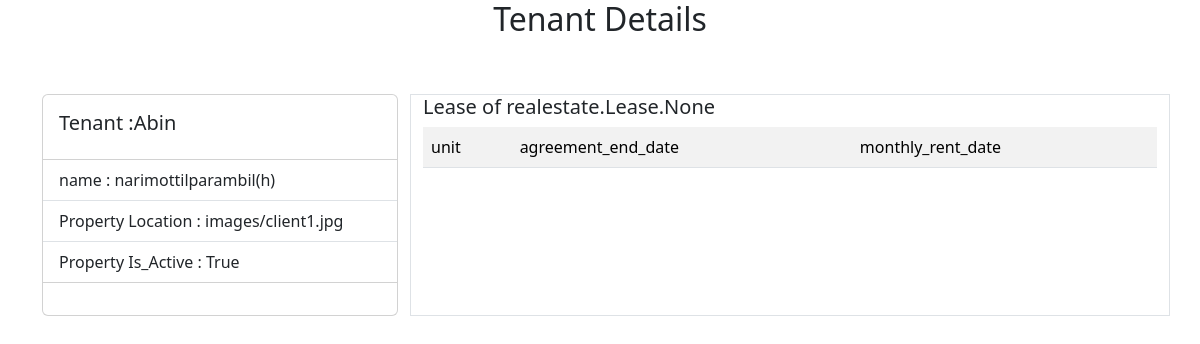
Page /tenant/1/ on the committed database.
### realestate/models.py (models this page shows, shortened)
class Tenant(models.Model):
    name = models.CharField(max_length=255)
    address = models.CharField(max_length=200)
    document_proofs =models.ImageField(upload_to="images")
    created_at=models.DateTimeField(auto_now_add=True)
    updated_at=models.DateTimeField(auto_now=True)
    is_active=models.BooleanField(default=True)

### realestate/views.py (the view)
# urls.py: path("tenant/<int:pk>/",views.TenantDetailView.as_view(),name="tenant-detail"),
class TenantDetailView(DetailView):
    template_name="tenant_detail.html"
    model=Tenant
    context_object_name="tenants"

### realestate/templates/tenant_detail.html (shortened to what this page needs)
<!DOCTYPE html>
<html lang="en">
<head>
    <link href="https://cdn.jsdelivr.net/npm/bootstrap@5.3.2/dist/css/bootstrap.min.css" rel="stylesheet">
</head>
<body>
    <div class="container">
        <div class="row">
            <h2 class="text-center">Tenant Details</h2>
            <div class="col-4 mt-5">
                <div class="card" style="width:100%">
                    <div class="card-body">
                      <h5 class="card-title">Tenant :{{tenants.name}}</h5>
                    </div>
                    <ul class="list-group list-group-flush">
                      <li class="list-group-item">name : {{tenants.address}}</li>
                      <li class="list-group-item">Property Location : {{tenants.document_proofs}}</li>
                      <li class="list-group-item"> Property Is_Active : {{tenants.is_active}}</li>
                    </ul>
                    <div class="card-body">
                    </div>
                  </div>
            </div>
            <div class="col-8 border boredr-dark mt-5">
                <h5>Lease of {{tenants.tenant}}</h5>
               <table class="table table-striped">
                <tr>
                    <td>unit</td>
                    <td>agreement_end_date </td>
                    <td>monthly_rent_date</td>
                </tr>
</body>
</html>

### rows in the picture
Tenant: name "Abin", address "narimottilparambil(h)", document_proofs "images/client1.jpg", is_active "True", tenant "realestate.Lease.None"
